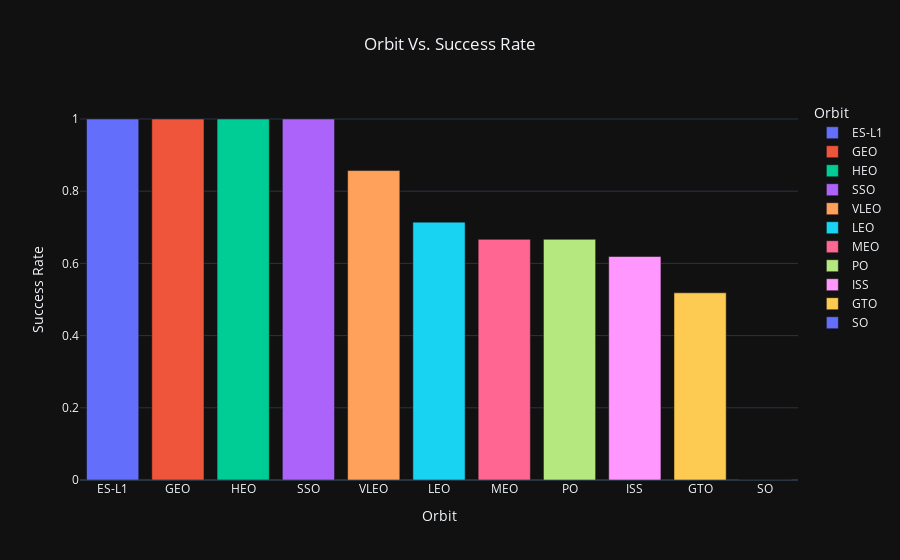

Notebook code for this chart:
### Markdown cell above
Analyze the ploted bar chart try to find which orbits have high sucess rate.

### Code cell
### TASK  4: Visualize the relationship between FlightNumber and Orbit type
df_orbit = df_orbit.sort_values(by='Class', ascending=False)

fig = px.bar(
    df_orbit, x="Orbit", y="Class", color="Orbit", title="Orbit Vs. Success Rate",
    labels={
                     "Orbit": "Orbit",
                     "Class": "Success Rate"
                 },
    hover_data=['Class'],
    template='plotly_dark'
)

fig.layout.update(title_x = 0.5)

fig.show()

### Figure 1 — Plotly figure (JSON) as saved in the notebook; plotly's stock layout.template omitted (floating-point values rounded to 4 significant figures)
{"data": [{"alignmentgroup": "True", "hovertemplate": "Orbit=%{x}<br>Success Rate=%{y}<extra></extra>", "legendgroup": "ES-L1", "marker": {"color": "#636efa", "pattern": {"shape": ""}}, "name": "ES-L1", "offsetgroup": "ES-L1", "orientation": "v", "showlegend": true, "textposition": "auto", "type": "bar", "x": ["ES-L1"], "xaxis": "x", "y": [1], "yaxis": "y"}, {"alignmentgroup": "True", "hovertemplate": "Orbit=%{x}<br>Success Rate=%{y}<extra></extra>", "legendgroup": "GEO", "marker": {"color": "#EF553B", "pattern": {"shape": ""}}, "name": "GEO", "offsetgroup": "GEO", "orientation": "v", "showlegend": true, "textposition": "auto", "type": "bar", "x": ["GEO"], "xaxis": "x", "y": [1], "yaxis": "y"}, {"alignmentgroup": "True", "hovertemplate": "Orbit=%{x}<br>Success Rate=%{y}<extra></extra>", "legendgroup": "HEO", "marker": {"color": "#00cc96", "pattern": {"shape": ""}}, "name": "HEO", "offsetgroup": "HEO", "orientation": "v", "showlegend": true, "textposition": "auto", "type": "bar", "x": ["HEO"], "xaxis": "x", "y": [1], "yaxis": "y"}, {"alignmentgroup": "True", "hovertemplate": "Orbit=%{x}<br>Success Rate=%{y}<extra></extra>", "legendgroup": "SSO", "marker": {"color": "#ab63fa", "pattern": {"shape": ""}}, "name": "SSO", "offsetgroup": "SSO", "orientation": "v", "showlegend": true, "textposition": "auto", "type": "bar", "x": ["SSO"], "xaxis": "x", "y": [1], "yaxis": "y"}, {"alignmentgroup": "True", "hovertemplate": "Orbit=%{x}<br>Success Rate=%{y}<extra></extra>", "legendgroup": "VLEO", "marker": {"color": "#FFA15A", "pattern": {"shape": ""}}, "name": "VLEO", "offsetgroup": "VLEO", "orientation": "v", "showlegend": true, "textposition": "auto", "type": "bar", "x": ["VLEO"], "xaxis": "x", "y": [0.8571], "yaxis": "y"}, {"alignmentgroup": "True", "hovertemplate": "Orbit=%{x}<br>Success Rate=%{y}<extra></extra>", "legendgroup": "LEO", "marker": {"color": "#19d3f3", "pattern": {"shape": ""}}, "name": "LEO", "offsetgroup": "LEO", "orientation": "v", "showlegend": true, "textposition": "auto", "type": "bar", "x": ["LEO"], "xaxis": "x", "y": [0.7143], "yaxis": "y"}, {"alignmentgroup": "True", "hovertemplate": "Orbit=%{x}<br>Success Rate=%{y}<extra></extra>", "legendgroup": "MEO", "marker": {"color": "#FF6692", "pattern": {"shape": ""}}, "name": "MEO", "offsetgroup": "MEO", "orientation": "v", "showlegend": true, "textposition": "auto", "type": "bar", "x": ["MEO"], "xaxis": "x", "y": [0.6667], "yaxis": "y"}, {"alignmentgroup": "True", "hovertemplate": "Orbit=%{x}<br>Success Rate=%{y}<extra></extra>", "legendgroup": "PO", "marker": {"color": "#B6E880", "pattern": {"shape": ""}}, "name": "PO", "offsetgroup": "PO", "orientation": "v", "showlegend": true, "textposition": "auto", "type": "bar", "x": ["PO"], "xaxis": "x", "y": [0.6667], "yaxis": "y"}, {"alignmentgroup": "True", "hovertemplate": "Orbit=%{x}<br>Success Rate=%{y}<extra></extra>", "legendgroup": "ISS", "marker": {"color": "#FF97FF", "pattern": {"shape": ""}}, "name": "ISS", "offsetgroup": "ISS", "orientation": "v", "showlegend": true, "textposition": "auto", "type": "bar", "x": ["ISS"], "xaxis": "x", "y": [0.619], "yaxis": "y"}, {"alignmentgroup": "True", "hovertemplate": "Orbit=%{x}<br>Success Rate=%{y}<extra></extra>", "legendgroup": "GTO", "marker": {"color": "#FECB52", "pattern": {"shape": ""}}, "name": "GTO", "offsetgroup": "GTO", "orientation": "v", "showlegend": true, "textposition": "auto", "type": "bar", "x": ["GTO"], "xaxis": "x", "y": [0.5185], "yaxis": "y"}, {"alignmentgroup": "True", "hovertemplate": "Orbit=%{x}<br>Success Rate=%{y}<extra></extra>", "legendgroup": "SO", "marker": {"color": "#636efa", "pattern": {"shape": ""}}, "name": "SO", "offsetgroup": "SO", "orientation": "v", "showlegend": true, "textposition": "auto", "type": "bar", "x": ["SO"], "xaxis": "x", "y": [0], "yaxis": "y"}], "layout": {"barmode": "relative", "legend": {"title": {"text": "Orbit"}, "tracegroupgap": 0}, "title": {"text": "Orbit Vs. Success Rate", "x": 0.5}, "xaxis": {"anchor": "y", "categoryarray": ["ES-L1", "GEO", "HEO", "SSO", "VLEO", "LEO", "MEO", "PO", "ISS", "GTO", "SO"], "categoryorder": "array", "domain": [0, 1], "title": {"text": "Orbit"}}, "yaxis": {"anchor": "x", "domain": [0, 1], "title": {"text": "Success Rate"}}}}
